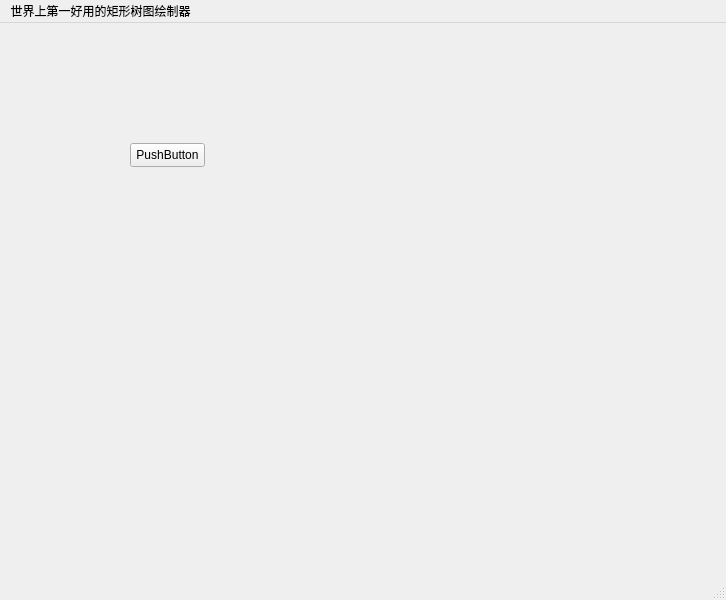
<?xml version="1.0" encoding="UTF-8"?>
<ui version="4.0">
 <class>MainWindow</class>
 <widget class="QMainWindow" name="MainWindow">
  <property name="geometry">
   <rect>
    <x>0</x>
    <y>0</y>
    <width>726</width>
    <height>600</height>
   </rect>
  </property>
  <property name="windowTitle">
   <string>MainWindow</string>
  </property>
  <widget class="QWidget" name="centralwidget">
   <widget class="QPushButton" name="pushButton">
    <property name="geometry">
     <rect>
      <x>130</x>
      <y>120</y>
      <width>75</width>
      <height>24</height>
     </rect>
    </property>
    <property name="text">
     <string>PushButton</string>
    </property>
   </widget>
  </widget>
  <widget class="QMenuBar" name="menubar">
   <property name="geometry">
    <rect>
     <x>0</x>
     <y>0</y>
     <width>726</width>
     <height>22</height>
    </rect>
   </property>
   <widget class="QMenu" name="menu">
    <property name="title">
     <string>世界上第一好用的矩形树图绘制器</string>
    </property>
   </widget>
   <addaction name="menu"/>
  </widget>
  <widget class="QStatusBar" name="statusbar"/>
 </widget>
 <resources/>
 <connections/>
</ui>
